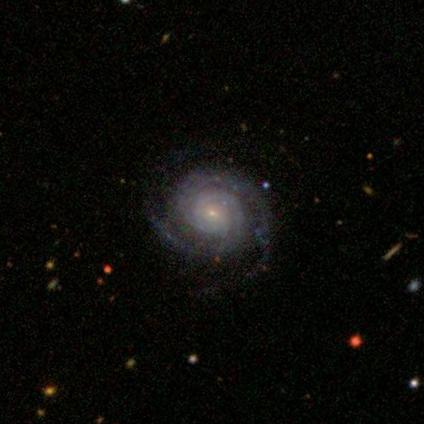
#> input picture 2arms/100765.jpeg, 424 x 424 px; its folder holds only this picture in this run
$ python Crop.py
#> lines starting #> are read from the running program, lines starting #| are printed output that depends on the picture
from PIL import Image
import glob
import numpy as np


def cropAndOutput(inFolder, outFolder):

#> called with inFolder = '2arms/', outFolder = 'input2/'
    for fName in glob.glob(inFolder + '*.jpeg'):
        original = Image.open(fName)
#> original is the input picture: PIL image 424x424 RGB; mean R, G, B 11.3, 10.9, 8.5
        fileName = fName.split('/')[1]
        width, height = original.size   # Get dimensions
#> width = 424; height = 424

        left = width/4
#> left = 106
        top = height/4
#> top = 106
        right = 3 * width/4
#> right = 318
        bottom = 3 * height/4
#> bottom = 318

        degree = 0
        whitePixelCount = -1
        rotateDegree = -1

        while degree < 360:
            rImage = original.rotate(degree)
            bbox = rImage.getbbox()
            curCount = sum(rImage.crop((left, top, width/2, height/2))
                           .convert('1')
                           .point(bool)
                           .getdata())
            if curCount > whitePixelCount:
                whitePixelCount = curCount
                rotateDegree = degree
            degree += 45
#> this loop made 8 passes
#> (curCount, whitePixelCount) on passes 1, 3, 4: (885, 885), (910, 910), (967, 967)
#> curCount on passes 2, 5, 6, 7, 8: 855, 949, 900, 903, 915
#> pass 2, in cropAndOutput, `rImage = original.rotate(degree)`:
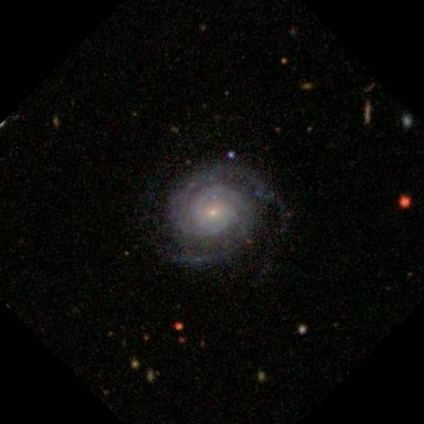
#> rImage: PIL image 424x424 RGB; mean R, G, B 10, 9.7, 7.7
#> pass 3, in cropAndOutput, `rImage = original.rotate(degree)`:
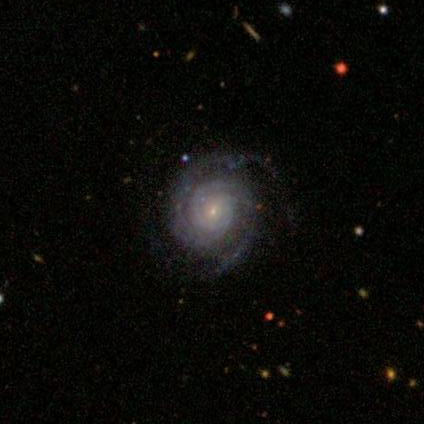
#> rImage: PIL image 424x424 RGB; mean R, G, B 11.3, 10.9, 8.5
#> after the loop, degree = 360; rotateDegree = 135; whitePixelCount = 967

        cropped = original.rotate(rotateDegree)
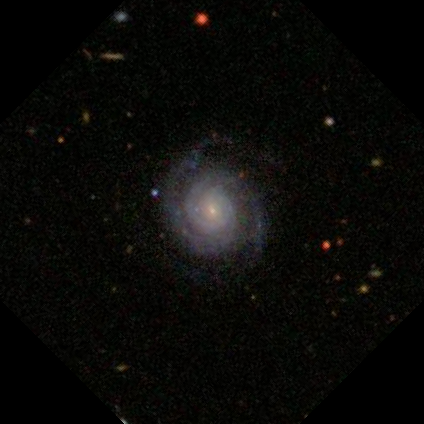
#> cropped: PIL image 424x424 RGB; mean R, G, B 10, 9.7, 7.7
        cropped = cropped.crop((left, top, right, bottom))
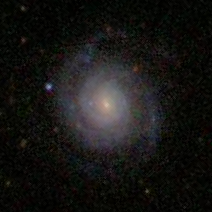
#> cropped: PIL image 212x212 RGB; mean R, G, B 22.8, 21.8, 20.1
        #cropped = cropped.convert('1')
        cropped.save(outFolder + fileName, 'jpeg')

cropAndOutput('2arms/', 'input2/')
cropAndOutput('5arms/', 'input5/')
cropAndOutput('smooth/', 'inputS/')

$ run again, on 2arms/104365.jpeg
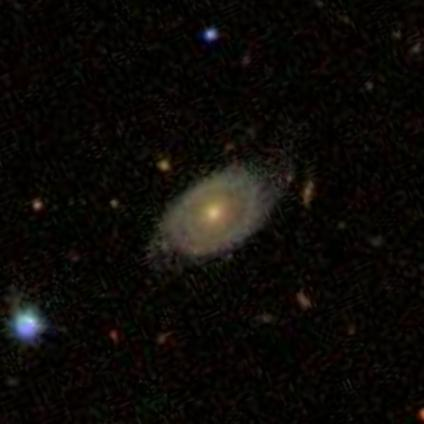
#> input picture 2arms/104365.jpeg, 424 x 424 px
#> in cropAndOutput, original is the input picture: PIL image 424x424 RGB; mean R, G, B 12.6, 10.5, 7.6
#> the loop in cropAndOutput, `while degree < 360:` made 8 passes
#> (curCount, whitePixelCount) on passes 1 to 3: (664, 664), (786, 786), (1186, 1186)
#> pass 3, in cropAndOutput, `rImage = original.rotate(degree)`:
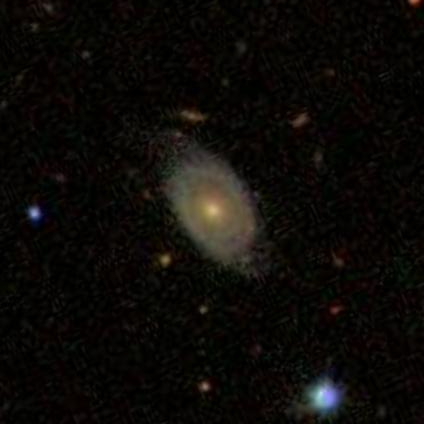
#> rImage: PIL image 424x424 RGB; mean R, G, B 12.6, 10.5, 7.6
#> after the loop in cropAndOutput, `while degree < 360:`: degree = 360; rotateDegree = 90; whitePixelCount = 1186
#> in cropAndOutput, `cropped = cropped.crop((left, top, right, bottom))`:
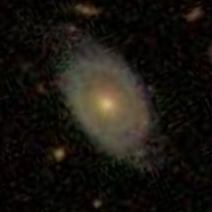
#> cropped: PIL image 212x212 RGB; mean R, G, B 24.8, 21.5, 15.8

$ run again, on 2arms/105009.jpeg
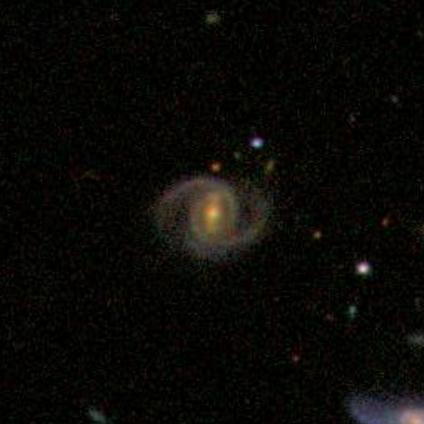
#> input picture 2arms/105009.jpeg, 424 x 424 px
#> in cropAndOutput, original is the input picture: PIL image 424x424 RGB; mean R, G, B 10, 9.2, 6.7
#> the loop in cropAndOutput, `while degree < 360:` made 8 passes
#> (curCount, whitePixelCount) on passes 1 to 4: (564, 564), (617, 617), (709, 709), (727, 727)
#> pass 3, in cropAndOutput, `rImage = original.rotate(degree)`:
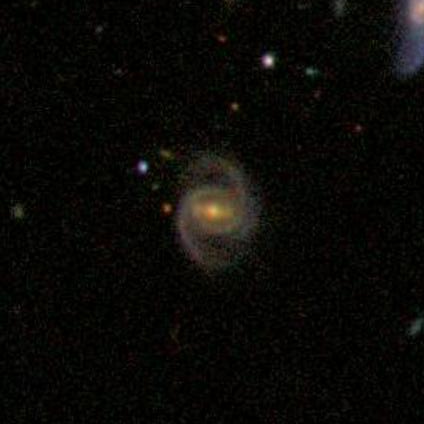
#> rImage: PIL image 424x424 RGB; mean R, G, B 10, 9.2, 6.7
#> after the loop in cropAndOutput, `while degree < 360:`: degree = 360; rotateDegree = 135; whitePixelCount = 727
#> in cropAndOutput, `cropped = cropped.crop((left, top, right, bottom))`:
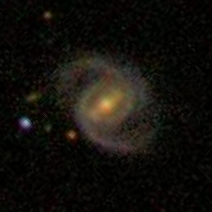
#> cropped: PIL image 212x212 RGB; mean R, G, B 18.3, 16.1, 11.6

$ run again, on 2arms/105497.jpeg
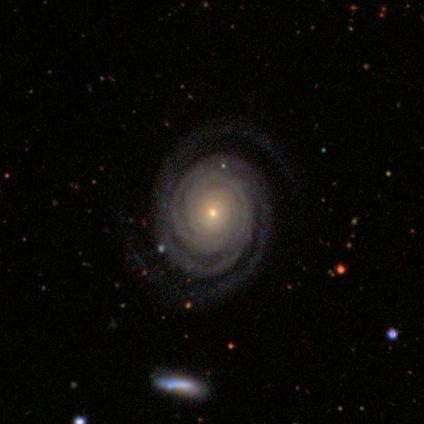
#> input picture 2arms/105497.jpeg, 424 x 424 px
#> in cropAndOutput, original is the input picture: PIL image 424x424 RGB; mean R, G, B 11.4, 10.1, 8.3
#> the loop in cropAndOutput, `while degree < 360:` made 8 passes
#> (curCount, whitePixelCount) on passes 1, 2, 6: (918, 918), (1090, 1090), (1224, 1224)
#> pass 3, in cropAndOutput, `rImage = original.rotate(degree)`:
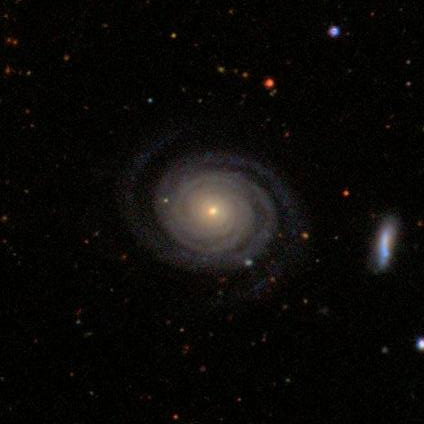
#> rImage: PIL image 424x424 RGB; mean R, G, B 11.4, 10.1, 8.3
#> after the loop in cropAndOutput, `while degree < 360:`: degree = 360; rotateDegree = 225; whitePixelCount = 1224
#> in cropAndOutput, `cropped = cropped.crop((left, top, right, bottom))`:
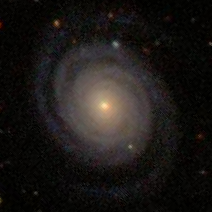
#> cropped: PIL image 212x212 RGB; mean R, G, B 27.9, 24.5, 22.5

$ run again, on 2arms/103533.jpeg
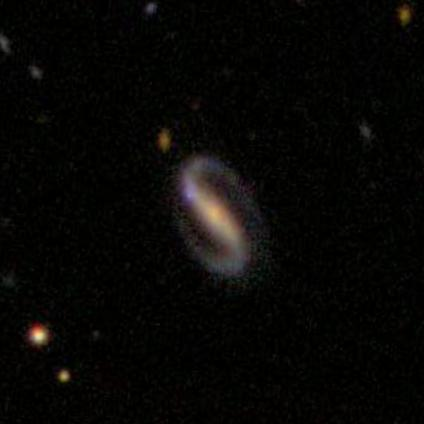
#> input picture 2arms/103533.jpeg, 424 x 424 px
#> in cropAndOutput, original is the input picture: PIL image 424x424 RGB; mean R, G, B 7.5, 6.8, 5.1
#> the loop in cropAndOutput, `while degree < 360:` made 8 passes
#> (curCount, whitePixelCount) on passes 1, 5: (799, 799), (946, 946)
#> after the loop in cropAndOutput, `while degree < 360:`: degree = 360; rotateDegree = 180; whitePixelCount = 946
#> in cropAndOutput, `cropped = cropped.crop((left, top, right, bottom))`:
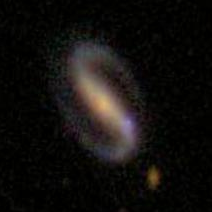
#> cropped: PIL image 212x212 RGB; mean R, G, B 17.4, 15.2, 13.4
